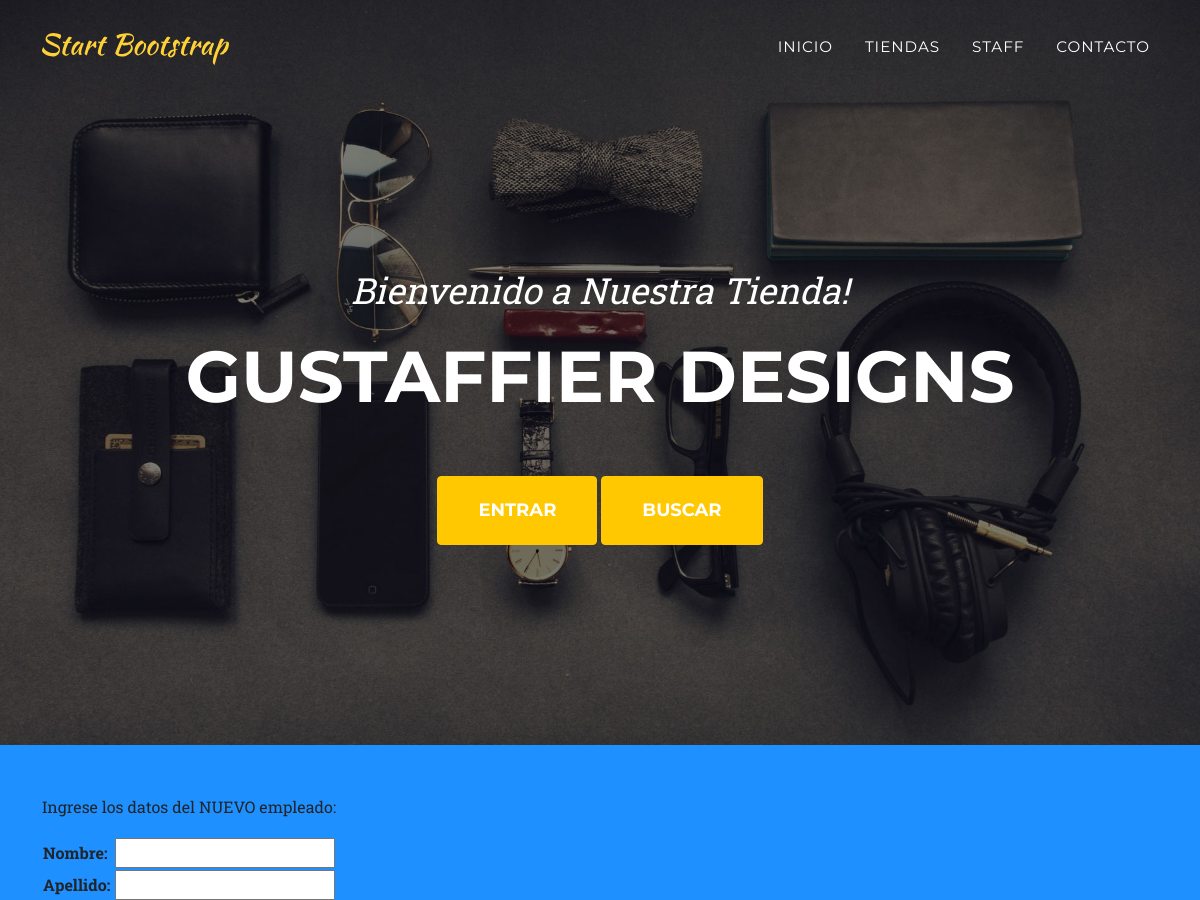
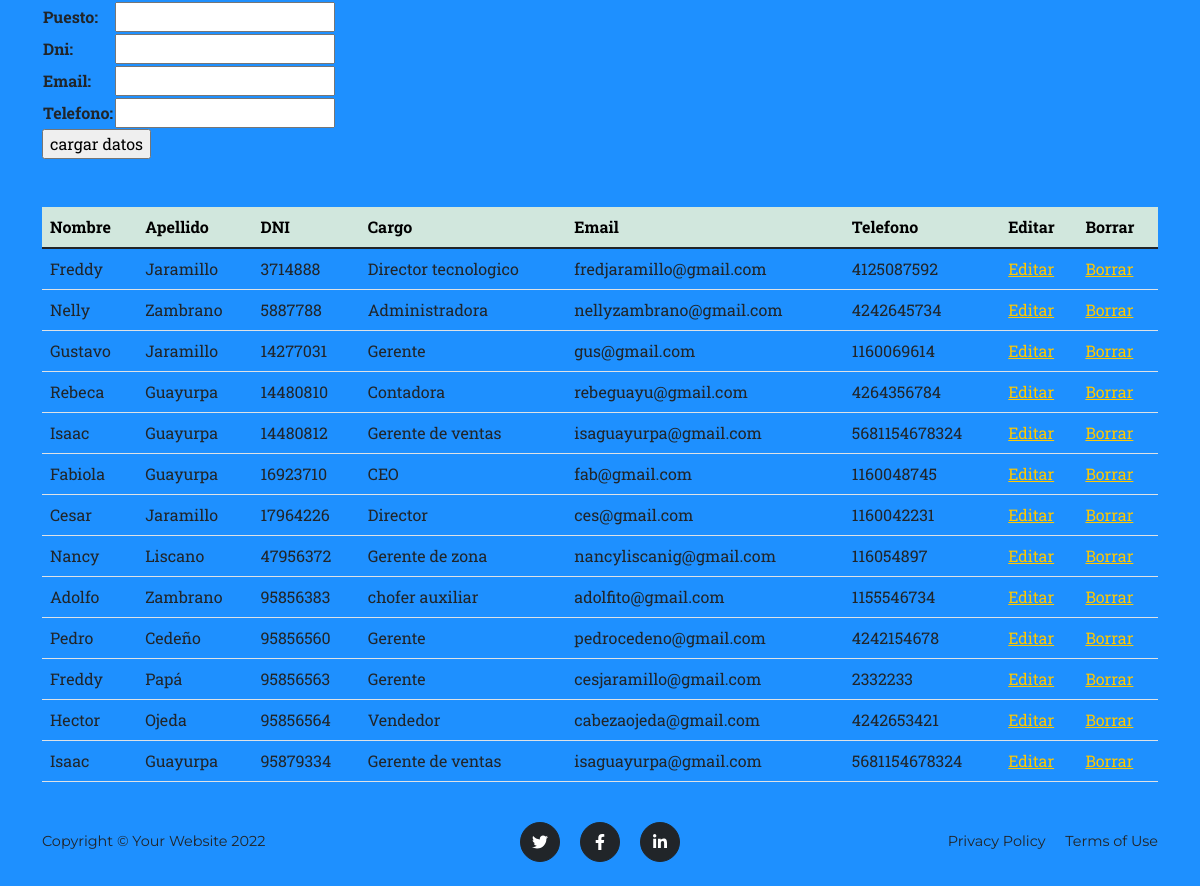
Screenshot of /tiendapp/staff/ with the database file from the repository (2 pictures, top to bottom).
### TiendApp/models.py (models this page shows, shortened)
class Staff(models.Model):
    nombre=models.CharField(max_length=30)
    apellido=models.CharField(max_length=30)
    puesto=models.CharField(max_length=30)
    dni=models.IntegerField(primary_key=True)
    email=models.EmailField()
    telefono=models.IntegerField()

### TiendApp/views.py (the view)
# urls.py: path("staff/", staff, name ="Staff"),
def staff(request):
     empleados=Staff.objects.all()
     if request.method == "POST":
        mi_form2 =AgregarEmpleado(request.POST)
        print(mi_form2)
        if mi_form2.is_valid:
            info=mi_form2.cleaned_data
            empleado= Staff(nombre=info['nombre'], apellido=info['apellido'], puesto=info['puesto'],dni=info['dni'], telefono=info['telefono'], email=info['email'])
            empleado.save()
            mi_form2 =AgregarEmpleado()
            return render(request, "tiendapp/staff.html", {"empleado":empleados, "mi_form2":mi_form2})
     else:
        mi_form2 =AgregarEmpleado()
        return render(request, "tiendapp/staff.html", {"empleado":empleados, "mi_form2":mi_form2})

### TiendApp/forms.py
class AgregarEmpleado(forms.Form):
    nombre=forms.CharField(max_length=30)
    apellido=forms.CharField(max_length=30)
    puesto=forms.CharField(max_length=30)
    dni=forms.IntegerField()
    email=forms.EmailField()
    telefono=forms.IntegerField()

### TiendApp/templates/TiendApp/staff.html (shortened to what this page needs)
{% extends "TiendApp/base.html"%}
{%block main_content%}
<div class="container mt-5">
    <form action="" method="POST"> {% csrf_token %}
            <p>Ingrese los datos del NUEVO empleado: </p>
            <table>
                {{mi_form2.as_table}}
            </table>
                <input type="submit" value= "cargar datos" >
        </form>
</div>
            <div class="container mt-5">
                <table class="table">
                    <thead>
                        <tr>
                            <th class="table-success">Nombre</th>
                            <th class="table-success">Apellido</th>
                            <th class="table-success">DNI</th>
                            <th class="table-success">Cargo</th>
                            <th class="table-success">Email</th>
                            <th class="table-success">Telefono</th>
                            <th class="table-success">Editar</th>
                            <th class="table-success">Borrar</th>
                        </tr>
                    </thead>
                <tbody>
                    {% for i in empleado %}
                        <td>{{i.nombre}}</td>
                        <td>{{i.apellido}}</td>
                        <td>{{i.dni}}</td>
                        <td>{{i.puesto}}</td>
                        <td>{{i.email}}</td>
                        <td>{{i.telefono}}</td>
                        <td><a href= "{% url 'editarEmpleado' i.dni %}" > Editar</a></td>
                        <td><a href= "{% url 'eliminarEmpleado' i.dni %}" > Borrar</a></td>
                    {% endfor %}
                </tbody>
                </table>
            </div>
{%endblock%}

### TiendApp/templates/TiendApp/base.html (shortened to what this page needs)
<!DOCTYPE html>
<html lang="en">
    <head>
        {% load static %}
        <link href="{% static 'TiendApp/css/styles.css' %}" rel="stylesheet" />
    </head>
    <body id="page-top">
        <nav class="navbar navbar-expand-lg navbar-dark fixed-top" id="mainNav">
            <div class="container">
                <a class="navbar-brand" href="#page-top"><img src="assets/img/navbar-logo.svg" alt="..." /></a>
                <div class="collapse navbar-collapse" id="navbarResponsive">
                    <ul class="navbar-nav text-uppercase ms-auto py-4 py-lg-0">
                        <li class="nav-item"><a class="nav-link" href="{% url 'Inicio'%}">Inicio</a></li>
                        <li class="nav-item"><a class="nav-link" href="{% url 'Tiendas'%}">Tiendas</a></li>
                        <li class="nav-item"><a class="nav-link" href="{% url 'Staff'%}">Staff</a></li>
                        <li class="nav-item"><a class="nav-link" href="{% url 'Contacto'%}">Contacto</a></li>
                    </ul>
                </div>
            </div>
        </nav>
        <header class="masthead">
            <div class="container">
                <div class="masthead-subheading">Bienvenido a Nuestra Tienda!</div>
                <div class="masthead-heading text-uppercase">Gustaffier Designs</div>
                <a class="btn btn-primary btn-xl text-uppercase" href="{% url 'Entrar'%}">Entrar</a>
                <a class="btn btn-primary btn-xl text-uppercase" href="{% url 'Buscar'%}">Buscar</a>
            </div>
        </header>
                {% block main_content%}
                {% endblock %}
        <footer class="footer py-4">
            <div class="container">
                <div class="row align-items-center">
                    <div class="col-lg-4 text-lg-start">Copyright &copy; Your Website 2022</div>
                    <div class="col-lg-4 my-3 my-lg-0">
                        <a class="btn btn-dark btn-social mx-2" href="#!" aria-label="Twitter"><i class="fab fa-twitter"></i></a>
                        <a class="btn btn-dark btn-social mx-2" href="#!" aria-label="Facebook"><i class="fab fa-facebook-f"></i></a>
                        <a class="btn btn-dark btn-social mx-2" href="#!" aria-label="LinkedIn"><i class="fab fa-linkedin-in"></i></a>
                    </div>
                    <div class="col-lg-4 text-lg-end">
                        <a class="link-dark text-decoration-none me-3" href="#!">Privacy Policy</a>
                        <a class="link-dark text-decoration-none" href="#!">Terms of Use</a>
                    </div>
                </div>
            </div>
        </footer>
    </body>
</html>

### TiendApp/templates/TiendApp/staff.html (style rules this page uses)
body { background-color: dodgerblue; }

### rows the page displays
Staff: nombre "Freddy", apellido "Jaramillo", dni "3714888", puesto "Director tecnologico", email "fredjaramillo@gmail.com", telefono "4125087592"
Staff: nombre "Nelly", apellido "Zambrano", dni "5887788", puesto "Administradora", email "nellyzambrano@gmail.com", telefono "4242645734"
Staff: nombre "Gustavo", apellido "Jaramillo", dni "14277031", puesto "Gerente", email "gus@gmail.com", telefono "1160069614"
Staff: nombre "Rebeca", apellido "Guayurpa", dni "14480810", puesto "Contadora", email "rebeguayu@gmail.com", telefono "4264356784"
Staff: nombre "Isaac", apellido "Guayurpa", dni "14480812", puesto "Gerente de ventas", email "isaguayurpa@gmail.com", telefono "5681154678324"
Staff: nombre "Fabiola", apellido "Guayurpa", dni "16923710", puesto "CEO", email "fab@gmail.com", telefono "1160048745"
Staff: nombre "Cesar", apellido "Jaramillo", dni "17964226", puesto "Director", email "ces@gmail.com", telefono "1160042231"
Staff: nombre "Nancy", apellido "Liscano", dni "47956372", puesto "Gerente de zona", email "nancyliscanig@gmail.com", telefono "116054897"
Staff: nombre "Adolfo", apellido "Zambrano", dni "95856383", puesto "chofer auxiliar", email "adolfito@gmail.com", telefono "1155546734"
Staff: nombre "Pedro", apellido "Cedeño", dni "95856560", puesto "Gerente", email "pedrocedeno@gmail.com", telefono "4242154678"
Staff: nombre "Freddy", apellido "Papá", dni "95856563", puesto "Gerente", email "cesjaramillo@gmail.com", telefono "2332233"
Staff: nombre "Hector", apellido "Ojeda", dni "95856564", puesto "Vendedor", email "cabezaojeda@gmail.com", telefono "4242653421"
Staff: nombre "Isaac", apellido "Guayurpa", dni "95879334", puesto "Gerente de ventas", email "isaguayurpa@gmail.com", telefono "5681154678324"
